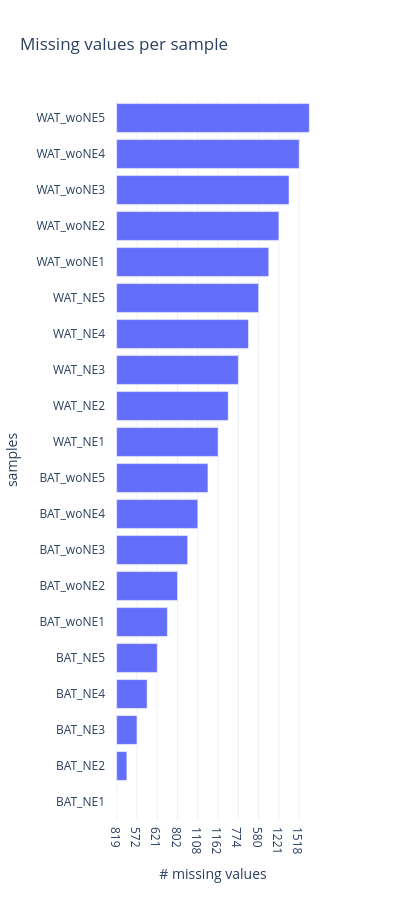

The notebook cell saved with this chart:
### Code cell
aux = df.set_index(['sample']).T.isna().sum().reset_index().sort_values(by='sample')
plot = viz.get_barplot(aux, identifier='missing', args={'x':0, 
                                                 'y':'sample', 
                                                 'title':"Missing values per sample", 
                                                 "orientation":'h',
                                                "x_title":'# missing values', 'y_title':'samples', 
                                                 'height':900, 'width':400})
iplot(plot.figure)
viz.save_DASH_plot(plot, name='missing_values_per_sample', plot_format='svg', directory=analysis_dir)

### Figure 1 — Plotly figure (JSON) as saved in the notebook; plotly's stock layout.template omitted (floating-point values rounded to 4 significant figures)
{"data": [{"orientation": "h", "type": "bar", "x": [819, 1217, 572, 978, 621, 1307, 802, 651, 1108, 785, 1162, 1293, 774, 863, 580, 1330, 1221, 1230, 1518, 1000], "y": ["BAT_NE1", "BAT_NE2", "BAT_NE3", "BAT_NE4", "BAT_NE5", "BAT_woNE1", "BAT_woNE2", "BAT_woNE3", "BAT_woNE4", "BAT_woNE5", "WAT_NE1", "WAT_NE2", "WAT_NE3", "WAT_NE4", "WAT_NE5", "WAT_woNE1", "WAT_woNE2", "WAT_woNE3", "WAT_woNE4", "WAT_woNE5"]}], "layout": {"annotations": [{"showarrow": false, "text": "", "xref": "paper", "yref": "paper"}], "height": 900, "title": {"text": "Missing values per sample"}, "width": 400, "xaxis": {"title": {"text": "# missing values"}, "type": "category"}, "yaxis": {"title": {"text": "samples"}}}}
